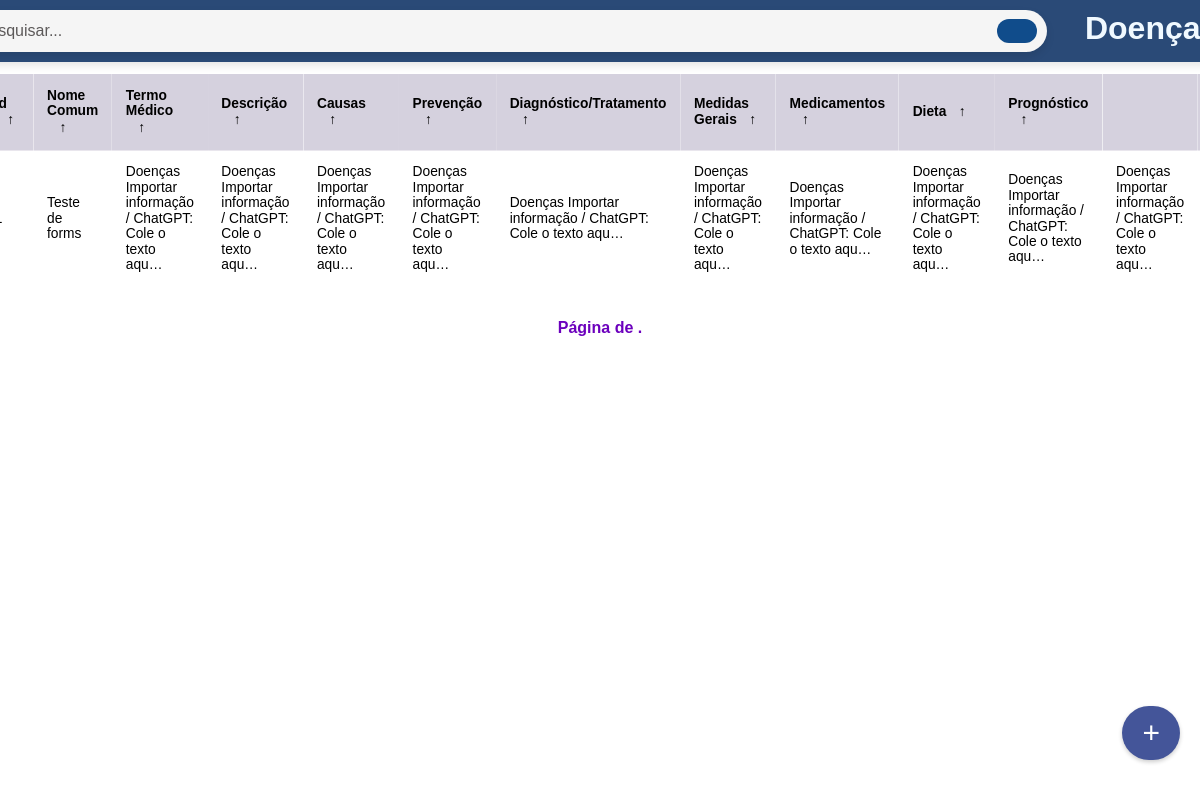
Screenshot of /doenca/ with the database file from the repository.
### disease/models.py (models this page shows)
class Doenca (models.Model):
    id = models.IntegerField(primary_key=True)
    nome_comum = models.CharField(max_length=500)
    termo_medico = models.CharField(max_length=500)
    descricao = models.CharField(max_length=500)
    causa = models.CharField(max_length=500)
    prevencao = models.CharField(max_length=500)
    sinal_sintoma = models.CharField(max_length=500)
    fator_risco = models.CharField(max_length=500)
    diagnostico_tratamento = models.CharField(max_length=500)
    medidas_gerais = models.CharField(max_length=500)
    medicamentos_gerais = models.CharField(max_length=500)
    dieta = models.CharField(max_length=500)
    prognostico = models.CharField(max_length=500)
    suplemento = models.CharField(max_length=500)
    faq_doenca = models.CharField(max_length=500)
    referencia = models.CharField(max_length=500)
    class Meta:
        db_table = 'doenca'

### disease/views.py (the view)
# urls.py: path('doenca/', views_disease.listar_disease, name='doenca'),
def listar_disease(request):
    search_query = request.GET.get('search')
    search_query = search_query if search_query else ""
    if search_query:
        disease_items = Doenca.objects.filter(
            Q(nome_comum__icontains=search_query) |
            Q(termo_medico__icontains=search_query) |
            Q(descricao__icontains=search_query) |
            Q(causa__icontains=search_query) |
            Q(prevencao__icontains=search_query) |
            Q(sinal_sintoma__icontains=search_query) |
            Q(fator_risco__icontains=search_query) |
            Q(diagnostico_tratamento__icontains=search_query) |
            Q(medidas_gerais__icontains=search_query) |
            Q(medicamentos_gerais__icontains=search_query) |
            Q(dieta__icontains=search_query) |
            Q(prognostico__icontains=search_query) |
            Q(suplemento__icontains=search_query) |
            Q(faq_doenca__icontains=search_query) |
            Q(referencia__icontains=search_query)
        )
    else:
        disease_items = Doenca.objects.all()
    itens_por_pagina = 3
    paginator = Paginator(disease_items, itens_por_pagina)
    page = request.GET.get('page')
    try:
        disease_items_paginados = paginator.get_page(page)
    except EmptyPage:
        disease_items_paginados = paginator.get_page(paginator.num_pages)
    except PageNotAnInteger:
        disease_items_paginados = paginator.get_page(1)
    return render(request, 'list_disease.html', {'disease_items': disease_items_paginados, 'search_query': search_query})

### disease/templates/list_disease.html (shortened to what this page needs)
{% load static %}
{% load custom_filters %}
<!DOCTYPE html>
<html>
<head>
    <link rel="stylesheet" href="{% static 'disease/styles.css' %}">
</head>
<body>
    <div class="container">
        <div class="nav">
            <div class="search-container">
                <form id="search-form" action="{% url 'doenca' %}">
                    {% if search_query %}
                    <input type="text" id="search-input" name="search" value="{{ search_query }}">
                    {% else %}
                    <input type="text" id="search-input" name="search" placeholder="Pesquisar...">
                    {% endif %}
                    <button type="submit"></button>
                </form>
            </div>
            <br>
            <h1 style="transform: translateX(-45px);">Doenças</h1>
        </div>
        <a href="{% url 'add-doenca' %}" class="floating-button">+</a>
        <section class="table__body" style="scale: 0.86;">
            <table>
                <thead>
                    <tr>
                        <th>Id <span class="icon-arrow">&UpArrow;</span></th>
                        <th>Nome comum<span class="icon-arrow">&UpArrow;</span></th>
                        <th>Termo médico<span class="icon-arrow">&UpArrow;</span></th>
                        <th>Descrição<span class="icon-arrow">&UpArrow;</span></th>
                        <th>Causas<span class="icon-arrow">&UpArrow;</span></th>
                        <th>Prevenção<span class="icon-arrow">&UpArrow;</span></th>
                        <th>Diagnóstico/Tratamento <span class="icon-arrow">&UpArrow;</span></th>
                        <th>Medidas Gerais<span class="icon-arrow">&UpArrow;</span></th>
                        <th>Medicamentos<span class="icon-arrow">&UpArrow;</span></th>
                        <th>Dieta<span class="icon-arrow">&UpArrow;</span></th>
                        <th>Prognóstico<span class="icon-arrow">&UpArrow;</span></th>
                        <th></th>
                        <th>Ações</th>
                    </tr>
                </thead>
                <tbody>
                    {% for item in disease_items %}
                    <tr>
                        <td>{{ item.id }}</td>
                        <td>{{ item.nome_comum|truncatechars:60 }}</td>
                        <td>{{ item.termo_medico|truncatechars:60 }}</td>
                        <td>{{ item.descricao|truncatechars:60 }}</td>
                        <td>{{ item.causa|truncatechars:60 }}</td>
                        <td>{{ item.prevencao|truncatechars:60 }}</td>
                        <td>{{ item.sinal_sintoma|truncatechars:60 }}</td>
                        <td>{{ item.fator_risco|truncatechars:60 }}</td>
                        <td>{{ item.diagnostico_tratamento|truncatechars:60 }}</td>
                        <td>{{ item.medidas_gerais|truncatechars:60}}</td>
                        <td>{{ item.medicamentos_gerais|truncatechars:60 }}</td>
                        <td>{{ item.dieta|truncatechars:60 }}</td>
                        <td>
                        </td>
                    </tr>
                    {% endfor %}
                </tbody>
            </table>
        </section>
        <div class="pagination">
            <span class="step-links">
                <span class="current">
                    Página {{ saude_items.number }} de {{ saude_items.paginator.num_pages }}.
                </span>
            </span>
        </div>
    </div>
</body>
</html>

### static/disease/styles.css (style rules this page uses)
* { margin: 0; padding: 0; box-sizing: border-box; font-family: sans-serif; }
body, html { min-height: 100vh; background: url(images/html_table.jpg) center / cover; display: flex; justify-content: center; align-items: flex-start; width: 100%; position: fixed; }
.table__body { scale: 0.9; width: 100%; max-height: calc(89% - 1.6rem); background-color: #fffb; position: relative; margin: -5px auto; border-radius: .6rem; overflow: auto; overflow: overlay; }
table { width: 100%; }
table, th, td { border-collapse: collapse; padding: 1rem; text-align: left; }
thead th { position: sticky; top: 0; left: 0; background-color: #d5d1defe; cursor: pointer; text-transform: capitalize; }
tbody tr { --delay: .1s; transition: .5s ease-in-out var(--delay), background-color 0s; }
tbody tr td, tbody tr td p, tbody tr td img { transition: .2s ease-in-out; }
a { text-decoration: none; }
thead th span.icon-arrow { display: inline-block; width: 1.3rem; height: 1.3rem; border-radius: 50%; border: 1.4px solid transparent; text-align: center; font-size: 1rem; margin-left: .5rem; transition: .2s ease-in-out; }
h1 { margin: 10px auto; color: #f0f9ff; }
.nav { background-color: #2a4a77; display: flex; width: 100%; box-shadow: 0 4px 8px rgba(0, 0, 0, 0.1); justify-content: space-between; margin: 0; padding: 0; }
.container { width: 100%; max-width: 3000px; margin: 0 auto; padding: 20px; width: 120%; display: flex; flex-direction: column; align-items: center; justify-content: center; padding: 0; }
.pagination { display: flex; justify-content: center; align-items: center; margin: 20px 0; }
.pagination .current { font-weight: bold; color: #6c00bd; }
.floating-button { font-size: 30px; position: fixed; bottom: 40px; right: 20px; background-color: #459; color: #fff; padding: 10px 20px; border-radius: 60px; text-decoration: none; box-shadow: 0 2px 4px rgba(0, 0, 0, 0.2); z-index: 9999; }
.search-container { position: relative; min-width: 75%; margin: 10px auto; transform: translateX(30px) }
#search-form { display: flex; align-items: center; background-color: #f5f5f5; border-radius: 25px; overflow: hidden; box-shadow: 0 4px 8px rgba(0, 0, 0, 0.1); width: 100%; }
#search-input { flex: 1; padding: 12px; font-size: 16px; border: none; outline: none; background: transparent; width: 100%; }
#search-input::placeholder { color: rgb(92, 89, 89); }
#search-form button { background-color: #104c8b; border: none; color: #fff; padding: 12px 20px; cursor: pointer; transition: background-color 0.2s; border-radius: 30px; margin-right: 10px; }

### rows the page displays
Doenca: nome_comum "Teste de forms", termo_medico "Doenças Importar informação / ChatGPT: Cole o texto aqu…", descricao "Doenças Importar informação / ChatGPT: Cole o texto aqu…", causa "Doenças Importar informação / ChatGPT: Cole o texto aqu…", prevencao "Doenças Importar informação / ChatGPT: Cole o texto aqu…", sinal_sintoma "Doenças Importar informação / ChatGPT: Cole o texto aqu…", fator_risco "Doenças Importar informação / ChatGPT: Cole o texto aqu…", diagnostico_tratamento "Doenças Importar informação / ChatGPT: Cole o texto aqu…", medidas_gerais "Doenças Importar informação / ChatGPT: Cole o texto aqu…", medicamentos_gerais "Doenças Importar informação / ChatGPT: Cole o texto aqu…", dieta "Doenças Importar informação / ChatGPT: Cole o texto aqu…"
